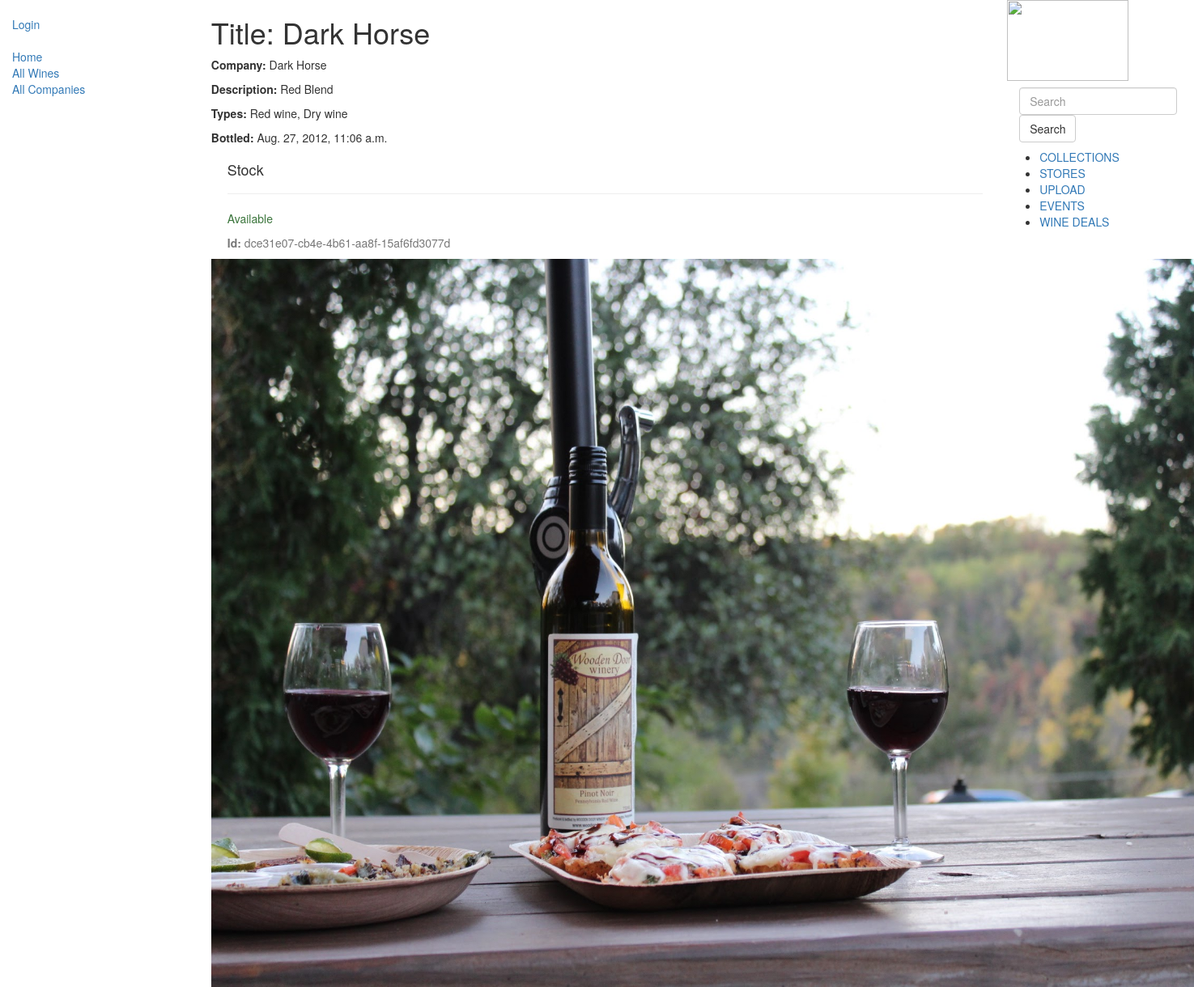
The page /wmedia/wines/1 on the database its author committed.
### wmedia/models.py (models this page shows, shortened)
class Wine(models.Model):
    Brand_name = models.CharField(max_length=20)
    company_name = models.ForeignKey('Company', on_delete=models.SET_NULL, null=True)
    Description = models.TextField(max_length=1000, help_text="Enter a brief description of the wine")
    types = models.ManyToManyField(Catagory, help_text="Select a type of wine")
    bottled_date = models.DateTimeField(blank=True, null=True)
    def display_catagory(self):
        """
        Creates a string for the types. This is required to display type in Admin.
        """
        return ', '.join([ types.type_name for types in self.types.all()[:3] ])
    display_catagory.short_description = 'Catagory'

class Company(models.Model):
    company_name = models.CharField(max_length=20)
    established_date = models.DateField(null=True, blank=True)
    def __str__(self):
        return '%s' % (self.company_name)
    class Meta:
        ordering = ['company_name']

class Catagory(models.Model):
    type_name = models.CharField(max_length=20, help_text="Enter type of wine (e.g. Red wine, White wine, Rose)")
    def __str__(self):
        return self.type_name

class WineInstance(models.Model):
    id = models.UUIDField(primary_key=True, default=uuid.uuid4, help_text="Unique ID for this particular wine")
    wine = models.ForeignKey('Wine', on_delete=models.SET_NULL, null=True)
    wine_type = models.CharField('Catagory', max_length=20, null=True)
    owner = models.ForeignKey(User, on_delete=models.SET_NULL, null=True, blank=True)
    STOCK = (
        ('o', 'Out of stock'),
        ('a', 'Available'),
    )
    status = models.CharField(max_length=1, choices=STOCK, blank=True, default='a', help_text='Wine availability')
    class Meta:
        ordering = ["wine"]

### wmedia/views.py (the view)
# urls.py: url(r'^wines/(?P<pk>\d+)$', views.WineDetailView.as_view(), name='wine-detail'),
class WineDetailView(generic.DetailView):
    model = Wine
    template_name = 'wines/wine-detail.html'

### wmedia/templates/wines/wine-detail.html (shortened to what this page needs)
{% extends "base_generic.html" %}
{% block content %}
  <h1>Title: {{ wine.Brand_name }}</h1>
  <p><strong>Company:</strong> <a href="{% url 'company-detail' wine.company_name.pk %}">{{ wine.company }}</a>{{ wine.company_name }}</a></p>
  <p><strong>Description:</strong> {{ wine.Description }}</p>
  <p><strong>Types:</strong> {{ wine.types.all|join:", " }}</p>
  <p><strong>Bottled:</strong> {{ wine.bottled_date }}</p>
  <div style="margin-left:20px;margin-top:20px">
    <h4>Stock</h4>
    {% for stock in wine.wineinstance_set.all %}
    <hr>
    <p class="{% if stock.status == 'a' %}text-success{% else %}text-warning{% endif %}">{{ stock.get_status_display }}</p>
    <p class="text-muted"><strong>Id:</strong> {{stock.id}}</p>
    {% endfor %}
  </div>
{% endblock %}

### rows shown on the page
Wine: Brand_name "Dark Horse", company_name "Dark Horse", Description "Red Blend", types.all "Red wine, Dry wine", bottled_date "Aug. 27, 2012, 11:06 a.m."
WineInstance: status "Available", id "dce31e07-cb4e-4b61-aa8f-15af6fd3077d"
